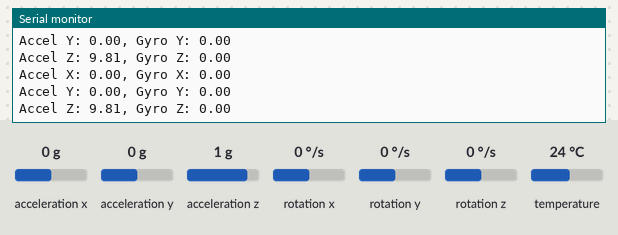
The sketch below on a simulated ESP32. Parts: the last lines printed to the serial monitor. The inputs (shaded band) are chosen by the test bench; at power-on: acceleration x 0 g, acceleration y 0 g, acceleration z 1 g, rotation x 0 °/s, rotation y 0 °/s, rotation z 0 °/s, temperature 24 °C.

Above: at 1.2 s.
1.3 s: acceleration x set to -1.4 g
At 1.36 s:
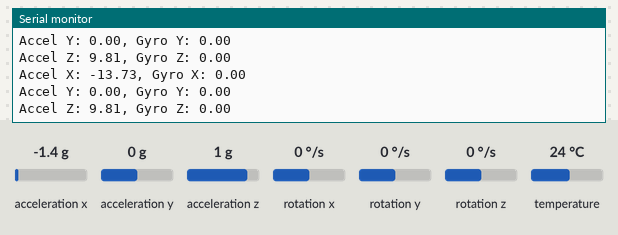
2.8 s: acceleration y set to -1.4 g
At 3.02 s:
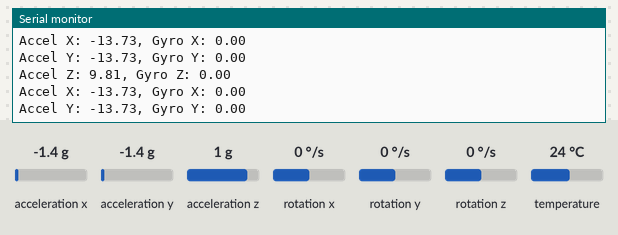
4.3 s: acceleration z set to -1.4 g
At 4.38 s:
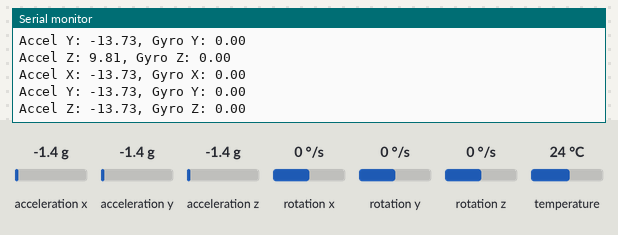
5.8 s: rotation x set to -192 °/s
At 6.57 s:
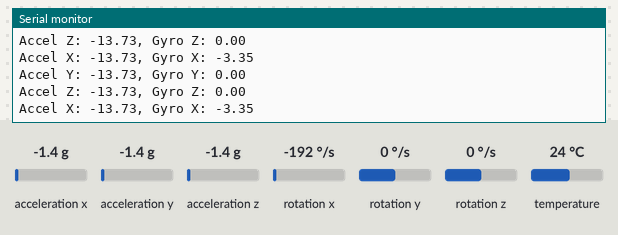
7.3 s: rotation y set to -192 °/s
At 7.3 s:
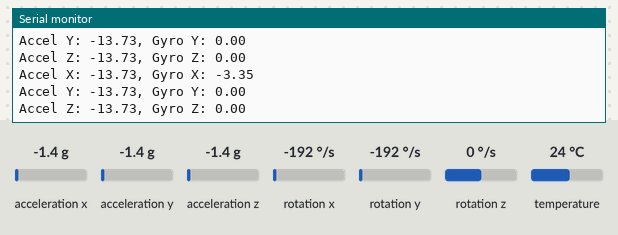
8.8 s: acceleration x set to -0.8 g
At 8.87 s:
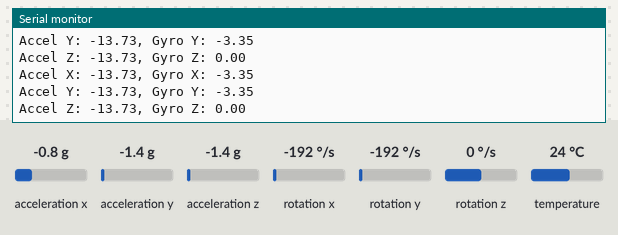
Timing chart, 0 to 11.8 s (numbered marks = the images above; inputs shaded):
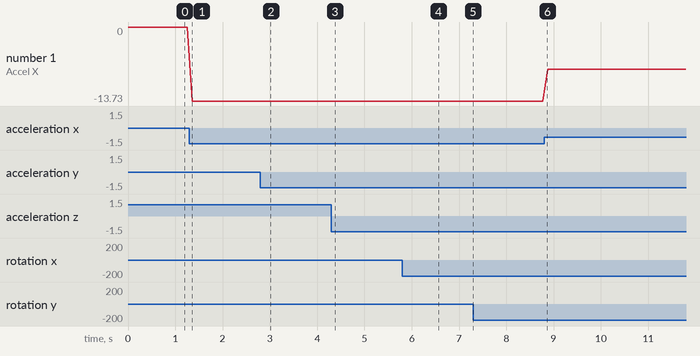

The sketch:

MPU6050Arduino.ino
```cpp
#include <Adafruit_MPU6050.h>
#include <Adafruit_Sensor.h>
#include <Wire.h>

Adafruit_MPU6050 mpu;

void setup() {
  Serial.begin(115200);
  if (!mpu.begin()) {
    Serial.println("Failed to find MPU6050 chip");
    while (1) yield();
  }
}

void loop() {
  sensors_event_t a, g, temp;
  mpu.getEvent(&a, &g, &temp);

  Serial.printf("Accel X: %.2f, Gyro X: %.2f\n", a.acceleration.x, g.gyro.x);
  Serial.printf("Accel Y: %.2f, Gyro Y: %.2f\n", a.acceleration.y, g.gyro.y);
  Serial.printf("Accel Z: %.2f, Gyro Z: %.2f\n", a.acceleration.z, g.gyro.z);
  delay(100);
}
```

Measured:
- after the input at 1.3 s, the serial monitor: prints a new line after 0.05 s (image 1)
- after the input at 2.8 s, the serial monitor: prints a new line at once (image 2)
- after the input at 4.3 s, the serial monitor: prints a new line after 0.08 s (image 3)
- after the input at 5.8 s, the serial monitor: prints a new line at once (image 4)
- plotted number 1: 0 → -13.73 after the input at 1.3 s, -13.73 → -7.85 after the input at 8.8 s
